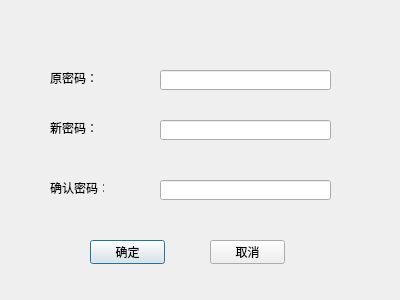
<?xml version="1.0" encoding="UTF-8"?>
<ui version="4.0">
 <class>Frm_User_ChangePwd</class>
 <widget class="QDialog" name="Frm_User_ChangePwd">
  <property name="geometry">
   <rect>
    <x>0</x>
    <y>0</y>
    <width>400</width>
    <height>300</height>
   </rect>
  </property>
  <property name="windowTitle">
   <string>Dialog</string>
  </property>
  <widget class="QLabel" name="lbl_pwd0">
   <property name="geometry">
    <rect>
     <x>50</x>
     <y>70</y>
     <width>54</width>
     <height>16</height>
    </rect>
   </property>
   <property name="text">
    <string>原密码：</string>
   </property>
  </widget>
  <widget class="QLabel" name="lbl_pwd1">
   <property name="geometry">
    <rect>
     <x>50</x>
     <y>120</y>
     <width>54</width>
     <height>16</height>
    </rect>
   </property>
   <property name="text">
    <string>新密码：</string>
   </property>
  </widget>
  <widget class="QLabel" name="lbl_pwd2">
   <property name="geometry">
    <rect>
     <x>50</x>
     <y>180</y>
     <width>54</width>
     <height>16</height>
    </rect>
   </property>
   <property name="text">
    <string>确认密码：</string>
   </property>
  </widget>
  <widget class="QLineEdit" name="txt_pwd0">
   <property name="geometry">
    <rect>
     <x>160</x>
     <y>70</y>
     <width>171</width>
     <height>20</height>
    </rect>
   </property>
   <property name="echoMode">
    <enum>QLineEdit::EchoMode::Password</enum>
   </property>
  </widget>
  <widget class="QLineEdit" name="txt_pwd1">
   <property name="geometry">
    <rect>
     <x>160</x>
     <y>120</y>
     <width>171</width>
     <height>20</height>
    </rect>
   </property>
   <property name="echoMode">
    <enum>QLineEdit::EchoMode::Password</enum>
   </property>
  </widget>
  <widget class="QLineEdit" name="txt_pwd2">
   <property name="geometry">
    <rect>
     <x>160</x>
     <y>180</y>
     <width>171</width>
     <height>20</height>
    </rect>
   </property>
   <property name="echoMode">
    <enum>QLineEdit::EchoMode::Password</enum>
   </property>
  </widget>
  <widget class="QPushButton" name="button_yes">
   <property name="geometry">
    <rect>
     <x>90</x>
     <y>240</y>
     <width>75</width>
     <height>24</height>
    </rect>
   </property>
   <property name="text">
    <string>确定</string>
   </property>
  </widget>
  <widget class="QPushButton" name="button_no">
   <property name="geometry">
    <rect>
     <x>210</x>
     <y>240</y>
     <width>75</width>
     <height>24</height>
    </rect>
   </property>
   <property name="text">
    <string>取消</string>
   </property>
  </widget>
 </widget>
 <resources/>
 <connections/>
</ui>
